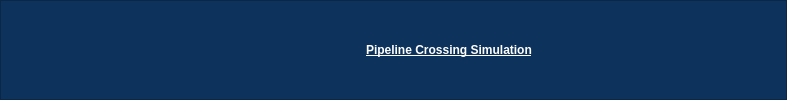
     <widget class="QFrame" name="Header">
      <property name="styleSheet">
       <string notr="true">background-color: rgb(13, 50, 92);</string>
      </property>
      <property name="frameShape">
       <enum>QFrame::StyledPanel</enum>
      </property>
      <property name="frameShadow">
       <enum>QFrame::Raised</enum>
      </property>
      <layout class="QGridLayout" name="gridLayout_5">
       <item row="2" column="5">
        <spacer name="horizontalSpacer_16">
         <property name="orientation">
          <enum>Qt::Horizontal</enum>
         </property>
         <property name="sizeHint" stdset="0">
          <size>
           <width>243</width>
           <height>20</height>
          </size>
         </property>
        </spacer>
       </item>
       <item row="2" column="0" colspan="2">
        <widget class="QLabel" name="label_9">
         <property name="text">
          <string/>
         </property>
         <property name="pixmap">
          <pixmap>../.designer/backup/ashkam.jpg</pixmap>
         </property>
        </widget>
       </item>
       <item row="0" column="4" rowspan="3">
        <widget class="QLabel" name="PipelineCrossingCalulation">
         <property name="styleSheet">
          <string notr="true">background-color: rgb(255, 255, 255);
font: 75 14pt &quot;Candara&quot;;
background-color: rgb(13, 50, 92);</string>
         </property>
         <property name="text">
          <string>&lt;html&gt;&lt;head/&gt;&lt;body&gt;&lt;p&gt;&lt;span style=&quot; font-weight:600; text-decoration: underline; color:#ffffff;&quot;&gt;Pipeline Crossing Simulation&lt;/span&gt;&lt;/p&gt;&lt;/body&gt;&lt;/html&gt;</string>
         </property>
        </widget>
       </item>
       <item row="0" column="0" rowspan="2" colspan="2">
        <widget class="QLabel" name="label_7">
         <property name="text">
          <string/>
         </property>
         <property name="pixmap">
          <pixmap>../.designer/.designer/backup/ashkam.jpg</pixmap>
         </property>
        </widget>
       </item>
       <item row="1" column="3" rowspan="2">
        <spacer name="horizontalSpacer_15">
         <property name="orientation">
          <enum>Qt::Horizontal</enum>
         </property>
         <property name="sizeHint" stdset="0">
          <size>
           <width>328</width>
           <height>20</height>
          </size>
         </property>
        </spacer>
       </item>
       <item row="2" column="2">
        <widget class="QLabel" name="label_2">
         <property name="text">
          <string/>
         </property>
         <property name="pixmap">
          <pixmap>../../../../../Downloads/ashkam.jpg</pixmap>
         </property>
        </widget>
       </item>
      </layout>
     </widget>
